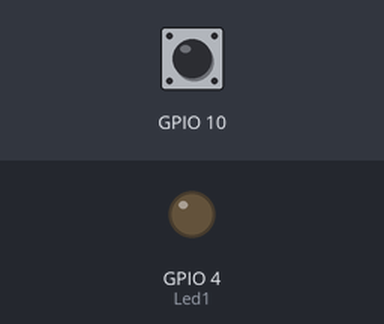
Simulated run of this program. Board: ESP32-S3. Shown: output pins drawn as LEDs (lit = HIGH). The test bench sets the inputs (shaded band); at power-on: GPIO 10 HIGH. What the program prints to the serial monitor is not drawn.

Above: at 1.2 s.
1.3 s: GPIO 10 pulled LOW for 0.15 s
At 2.1 s:
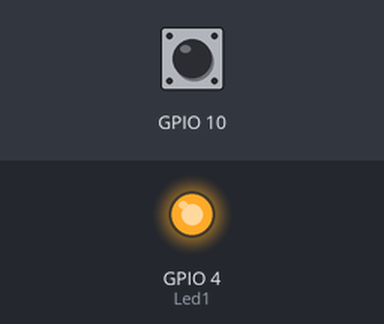
Timing chart, 0 to 4.3 s (numbered marks = the images above; inputs shaded):
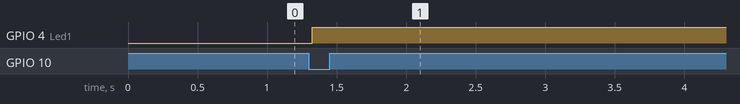

Measured:
- after the input at 1.3 s, GPIO 4 (Led1): LOW → HIGH at once

The program:

main.cpp
```cpp
#include <Arduino.h>
#include "botao.h"

Botao botao1(10);
int Led1 = 4;
int _contador = 0;

void setup()
{
  Serial.begin(9600);
 pinMode(Led1, OUTPUT);
 botao1.iniciar();

//  botao1.setTempoDebounce(15);
}

void loop()
{

  botao1.atualizar();

  if(botao1.pressionou())
  {
    digitalWrite(Led1, HIGH);
    _contador++;
  }
  // else
  //  {
  //   if (botao1.soltou())
  //   {
  //   digitalWrite(Led1, LOW);
  //   }
  //  }

   Serial.println(_contador);
}


//@param 
```

botao.h
```cpp
//! botao.h

#ifndef __BOTAO_H__
#define __BOTAO_H__

#include <Arduino.h>


class Botao
{
   private:
    uint8_t _pinoBotao;
    bool _estadoAtualBotao = 1;
    bool _estadoAnteriorBotao = 1;
    bool _pressionou = false;
    bool _soltou  = false;
    bool _estadoUltimaAcao = HIGH;


    uint32_t _ultimaMudanca_ms =0;
    uint32_t _tempoDebounce_ms = 20;

    uint32_t tempoDecorrido();

   public:

   Botao(uint8_t pino);

   void iniciar();
   void atualizar();
   bool pressionou();
   bool soltou();
   void setTempoDebounce ( uint32_t tempo_ms);


};

#endif
```

botao.cpp
```cpp
// botao.cpp


#include "botao.h"

Botao::Botao(uint8_t pino) : _pinoBotao(pino)
{
   // this-> pino = pino;
}

void Botao :: iniciar()
{
    pinMode(_pinoBotao, INPUT_PULLUP);

}
void Botao :: atualizar()
{

    _pressionou = false;
     _soltou = false;

     _estadoAtualBotao = digitalRead(_pinoBotao);

     if (_estadoAtualBotao != _estadoAnteriorBotao)
     {
        _ultimaMudanca_ms = millis();
        _estadoAnteriorBotao = _estadoAtualBotao;
        return;
     }

     if(tempoDecorrido() < _tempoDebounce_ms) return;

     if(_estadoUltimaAcao == _estadoAtualBotao) return;

     _estadoUltimaAcao = _estadoAtualBotao;


        _estadoAtualBotao
        ? _soltou = true
        : _pressionou = true;


     //git  _estadoAtualBotao = digitalRead(_pinoBotao) ;
    // _pressionou = false;
    // _soltou = false;

    // _estadoAtualBotao = digitalRead(_pinoBotao);

    // if(_estadoAtualBotao != _estadoAnteriorBotao)
    // {
    //     _estadoAnteriorBotao = _estadoAtualBotao;
    //     _ultimaMudanca_ms = millis();

    // }

    // else if(tempoDecorrido()> _tempoDebounce_ms)
    // {
    //       const bool acaoExecutada = _estadoUltimaAcao == _estadoAtualBotao;
    //     if (acaoExecutada)
    //     {
    //         _estadoUltimaAcao = _estadoAtualBotao;


    //         _estadoAtualBotao
    //         ? _soltou = true
    //         : _pressionou = true;

    //     }
    // }
}

bool Botao::pressionou()
{
   return _pressionou;

}

bool Botao :: soltou()
{
   return _soltou;


}

uint32_t Botao :: tempoDecorrido()
{
     return millis() - _ultimaMudanca_ms;
}

void Botao :: setTempoDebounce(uint32_t tempo_ms)
{
   _tempoDebounce_ms = tempo_ms;

}
```
